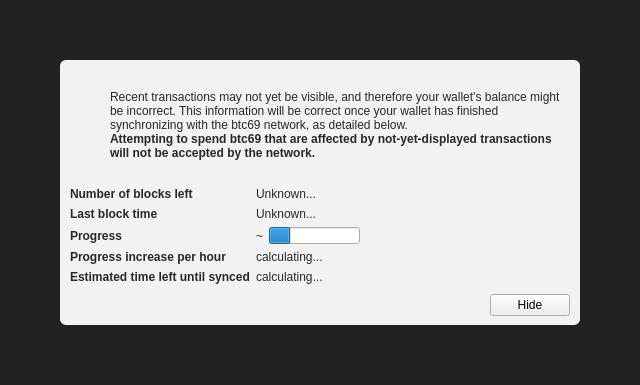
<?xml version="1.0" encoding="UTF-8"?>
<ui version="4.0">
 <class>ModalOverlay</class>
 <widget class="ModalOverlay" name="ModalOverlay">
  <property name="geometry">
   <rect>
    <x>0</x>
    <y>0</y>
    <width>640</width>
    <height>385</height>
   </rect>
  </property>
  <property name="windowTitle">
   <string>Form</string>
  </property>
  <layout class="QVBoxLayout" name="verticalLayout" stretch="0">
   <property name="sizeConstraint">
    <enum>QLayout::SetDefaultConstraint</enum>
   </property>
   <property name="leftMargin">
    <number>0</number>
   </property>
   <property name="topMargin">
    <number>0</number>
   </property>
   <property name="rightMargin">
    <number>0</number>
   </property>
   <property name="bottomMargin">
    <number>0</number>
   </property>
   <item>
    <widget class="QWidget" name="bgWidget" native="true">
     <property name="styleSheet">
      <string notr="true">#bgWidget { background: rgba(0,0,0,220); }</string>
     </property>
     <layout class="QVBoxLayout" name="verticalLayoutMain" stretch="1">
      <property name="leftMargin">
       <number>60</number>
      </property>
      <property name="topMargin">
       <number>60</number>
      </property>
      <property name="rightMargin">
       <number>60</number>
      </property>
      <property name="bottomMargin">
       <number>60</number>
      </property>
      <item>
       <widget class="QWidget" name="contentWidget" native="true">
        <property name="styleSheet">
         <string notr="true">#contentWidget { background: rgba(255,255,255,240); border-radius: 6px; }

QLabel { color: rgb(40,40,40);  }</string>
        </property>
        <layout class="QVBoxLayout" name="verticalLayoutSub" stretch="1,0,0,0">
         <property name="spacing">
          <number>0</number>
         </property>
         <property name="leftMargin">
          <number>10</number>
         </property>
         <property name="topMargin">
          <number>10</number>
         </property>
         <property name="rightMargin">
          <number>10</number>
         </property>
         <property name="bottomMargin">
          <number>10</number>
         </property>
         <item>
          <layout class="QHBoxLayout" name="horizontalLayoutIconText" stretch="0,1">
           <property name="topMargin">
            <number>20</number>
           </property>
           <item>
            <layout class="QVBoxLayout" name="verticalLayoutIcon">
             <property name="leftMargin">
              <number>0</number>
             </property>
             <item>
              <widget class="QPushButton" name="warningIcon">
               <property name="enabled">
                <bool>false</bool>
               </property>
               <property name="text">
                <string/>
               </property>
               <property name="icon">
                <iconset>
                 <normaloff>:/icons/warning</normaloff>
                 <disabledoff>:/icons/warning</disabledoff>:/icons/warning</iconset>
               </property>
               <property name="iconSize">
                <size>
                 <width>48</width>
                 <height>48</height>
                </size>
               </property>
               <property name="flat">
                <bool>true</bool>
               </property>
              </widget>
             </item>
             <item>
              <spacer name="verticalSpacerWarningIcon">
               <property name="orientation">
                <enum>Qt::Vertical</enum>
               </property>
               <property name="sizeHint" stdset="0">
                <size>
                 <width>20</width>
                 <height>40</height>
                </size>
               </property>
              </spacer>
             </item>
            </layout>
           </item>
           <item>
            <layout class="QVBoxLayout" name="verticalLayoutInfoText">
             <property name="leftMargin">
              <number>0</number>
             </property>
             <property name="topMargin">
              <number>0</number>
             </property>
             <item>
              <widget class="QLabel" name="infoText">
               <property name="text">
                <string>Recent transactions may not yet be visible, and therefore your wallet's balance might be incorrect. This information will be correct once your wallet has finished synchronizing with the btc69 network, as detailed below.</string>
               </property>
               <property name="textFormat">
                <enum>Qt::RichText</enum>
               </property>
               <property name="wordWrap">
                <bool>true</bool>
               </property>
              </widget>
             </item>
             <item>
              <widget class="QLabel" name="infoTextStrong">
               <property name="font">
                <font>
                 <weight>75</weight>
                 <bold>true</bold>
                </font>
               </property>
               <property name="text">
                <string>Attempting to spend btc69 that are affected by not-yet-displayed transactions will not be accepted by the network.</string>
               </property>
               <property name="textFormat">
                <enum>Qt::RichText</enum>
               </property>
               <property name="wordWrap">
                <bool>true</bool>
               </property>
              </widget>
             </item>
             <item>
              <spacer name="verticalSpacerInTextSpace">
               <property name="orientation">
                <enum>Qt::Vertical</enum>
               </property>
               <property name="sizeHint" stdset="0">
                <size>
                 <width>20</width>
                 <height>40</height>
                </size>
               </property>
              </spacer>
             </item>
            </layout>
           </item>
          </layout>
         </item>
         <item>
          <spacer name="verticalSpacerAfterText">
           <property name="orientation">
            <enum>Qt::Vertical</enum>
           </property>
           <property name="sizeHint" stdset="0">
            <size>
             <width>20</width>
             <height>40</height>
            </size>
           </property>
          </spacer>
         </item>
         <item>
          <layout class="QFormLayout" name="formLayout">
           <property name="fieldGrowthPolicy">
            <enum>QFormLayout::FieldsStayAtSizeHint</enum>
           </property>
           <property name="horizontalSpacing">
            <number>6</number>
           </property>
           <property name="verticalSpacing">
            <number>6</number>
           </property>
           <property name="topMargin">
            <number>10</number>
           </property>
           <item row="0" column="0">
            <widget class="QLabel" name="labelNumberOfBlocksLeft">
             <property name="font">
              <font>
               <weight>75</weight>
               <bold>true</bold>
              </font>
             </property>
             <property name="text">
              <string>Number of blocks left</string>
             </property>
            </widget>
           </item>
           <item row="0" column="1">
            <widget class="QLabel" name="numberOfBlocksLeft">
             <property name="text">
              <string>Unknown...</string>
             </property>
            </widget>
           </item>
           <item row="1" column="0">
            <widget class="QLabel" name="labelLastBlockTime">
             <property name="font">
              <font>
               <weight>75</weight>
               <bold>true</bold>
              </font>
             </property>
             <property name="text">
              <string>Last block time</string>
             </property>
            </widget>
           </item>
           <item row="1" column="1">
            <widget class="QLabel" name="newestBlockDate">
             <property name="sizePolicy">
              <sizepolicy hsizetype="Maximum" vsizetype="Preferred">
               <horstretch>0</horstretch>
               <verstretch>0</verstretch>
              </sizepolicy>
             </property>
             <property name="text">
              <string>Unknown...</string>
             </property>
            </widget>
           </item>
           <item row="2" column="0">
            <widget class="QLabel" name="labelSyncDone">
             <property name="font">
              <font>
               <weight>75</weight>
               <bold>true</bold>
              </font>
             </property>
             <property name="text">
              <string>Progress</string>
             </property>
            </widget>
           </item>
           <item row="2" column="1">
            <layout class="QHBoxLayout" name="horizontalLayoutSync" stretch="0,1">
             <item>
              <widget class="QLabel" name="percentageProgress">
               <property name="text">
                <string notr="true">~</string>
               </property>
              </widget>
             </item>
             <item>
              <widget class="QProgressBar" name="progressBar">
               <property name="value">
                <number>24</number>
               </property>
               <property name="format">
                <string/>
               </property>
              </widget>
             </item>
            </layout>
           </item>
           <item row="4" column="0">
            <widget class="QLabel" name="labelProgressIncrease">
             <property name="font">
              <font>
               <weight>75</weight>
               <bold>true</bold>
              </font>
             </property>
             <property name="text">
              <string>Progress increase per hour</string>
             </property>
            </widget>
           </item>
           <item row="4" column="1">
            <widget class="QLabel" name="progressIncreasePerH">
             <property name="text">
              <string>calculating...</string>
             </property>
            </widget>
           </item>
           <item row="5" column="0">
            <widget class="QLabel" name="labelEstimatedTimeLeft">
             <property name="font">
              <font>
               <weight>75</weight>
               <bold>true</bold>
              </font>
             </property>
             <property name="text">
              <string>Estimated time left until synced</string>
             </property>
            </widget>
           </item>
           <item row="5" column="1">
            <widget class="QLabel" name="expectedTimeLeft">
             <property name="text">
              <string>calculating...</string>
             </property>
            </widget>
           </item>
          </layout>
         </item>
         <item>
          <layout class="QHBoxLayout" name="horizontalLayoutButtons">
           <property name="leftMargin">
            <number>10</number>
           </property>
           <property name="topMargin">
            <number>10</number>
           </property>
           <item>
            <spacer name="horizontalSpacer">
             <property name="orientation">
              <enum>Qt::Horizontal</enum>
             </property>
             <property name="sizeHint" stdset="0">
              <size>
               <width>40</width>
               <height>20</height>
              </size>
             </property>
            </spacer>
           </item>
           <item>
            <widget class="QPushButton" name="closeButton">
             <property name="text">
              <string>Hide</string>
             </property>
            </widget>
           </item>
          </layout>
         </item>
        </layout>
       </widget>
      </item>
     </layout>
    </widget>
   </item>
  </layout>
 </widget>
 <customwidgets>
  <customwidget>
   <class>ModalOverlay</class>
   <extends>QWidget</extends>
   <header>modaloverlay.h</header>
   <container>1</container>
  </customwidget>
 </customwidgets>
 <resources/>
 <connections/>
</ui>
